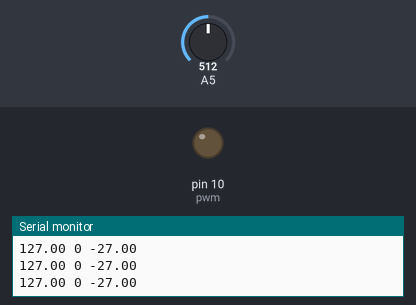
The sketch below on a simulated Arduino Uno, built with avr-gcc and run on an emulated ATmega328P. Parts: output pins drawn as LEDs (lit = HIGH), the last lines printed to the serial monitor. The inputs (shaded band) are chosen by the test bench; at power-on: A5 = 512.

Above: at 1.2 s.
1.3 s: A5 set to 411
4.3 s: A5 set to 384
At 5.2 s:
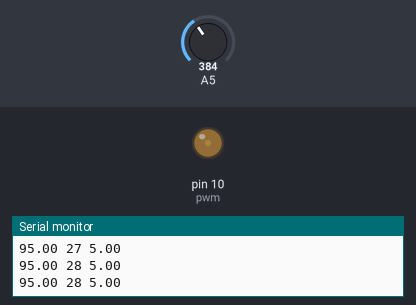
7.3 s: A5 set to 306
At 7.71 s:
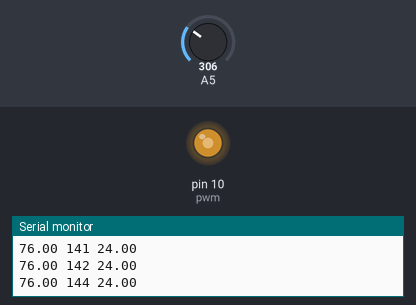
10.3 s: A5 set to 511
13.3 s: A5 set to 122
At 14.5 s:
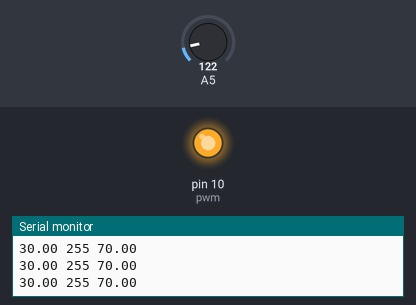
14.8 s: A5 set to 900
At 15.1 s:
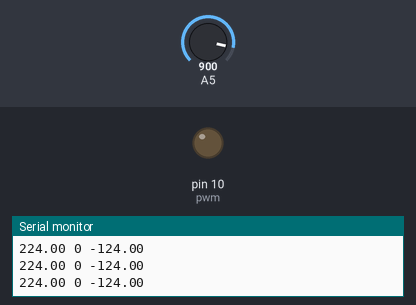
Timing chart, 0 to 17.3 s (numbered marks = the images above; inputs shaded):
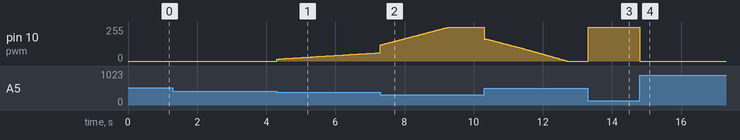

Measured:
- after the input at 4.3 s, pin 10 (pwm): moves from 0/255 to 63/255 over 3.0 s, starting at once
- after the input at 13.3 s, pin 10 (pwm): 0/255 → 255/255 at once
- after the input at 14.8 s, pin 10 (pwm): 255/255 → 0/255 at once

The sketch:

PID_control_Alireza_Amiri.ino
```cpp
#include <PID_v1.h>
double Setpoint, Input, Output , error;
double Kp=3, Ki=50, Kd=0.0001; // 300,50,10
int pwm=10;
int sensor=5;
int duty;
const int sampleRate = 1; // Variable that determines how fast our PID loop runs
PID myPID(&Input, &Output, &Setpoint, Kp, Ki, Kd, DIRECT);
void setup()
{
 Setpoint=100;
 duty=127;
 Serial.begin(9600);
 pinMode(pwm,OUTPUT);
 pinMode(sensor,INPUT);
 myPID.SetMode(AUTOMATIC); //Turn on the PID loop
myPID.SetSampleTime(sampleRate); //Sets the sample rate
}
void loop()
{
Input=analogRead(A5);
Input=map(Input,0,1023,0,255);
error=Setpoint-Input;
myPID.Compute(); //Run the PID loop
duty=Output;
analogWrite(pwm,duty);
Serial.print(Input);
Serial.print(" ");
Serial.print(duty);
Serial.print(" ");
Serial.println(error);
}
```
